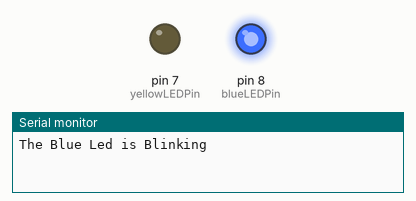
Simulated run of this sketch. Board: Arduino Uno, built with avr-gcc and run on an emulated ATmega328P. Parts: output pins drawn as LEDs (lit = HIGH), the last lines printed to the serial monitor.

Above: at 0.1 s.
At 3.1 s:
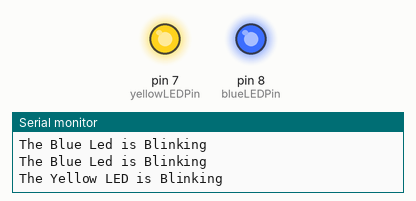
Timing chart, 0 to 4.6 s (numbered marks = the images above):
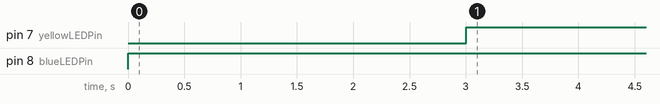

The sketch:

JT_test.ino
```cpp
int blueLEDPin = 8;
int yellowLEDPin = 7;
int blueOnTime = 250;
int blueOffTime = 250;
int yellowOnTime = 250;
int yellowOffTime = 250;
int numYellowBlinks = 5;
int numBlueBlinks = 5;
String blueMessage="The Blue Led is Blinking";
String yellowMessage="The Yellow LED is Blinking";
void setup() {
  // put your setup code here, to run once:
Serial.begin(9600);
pinMode(blueLEDPin, OUTPUT);
pinMode(yellowLEDPin, OUTPUT);
}

void loop() {
  // put your main code here, to run repeatedly:
for(int x=0; x <= 5; x++){
  digitalWrite(blueLEDPin, HIGH);
  Serial.println(blueMessage);
  delay(blueOnTime);
  digitalWrite,(blueLEDPin, LOW);
  delay(blueOffTime);

}
for(int x=0; x <= 5; x++){
  digitalWrite(yellowLEDPin, HIGH);
  Serial.println(yellowMessage);
  delay(yellowOnTime);
  digitalWrite,(yellowLEDPin, LOW);
  delay(yellowOffTime);
}
}
\
```

Measured:
- by itself, pin 7 (yellowLEDPin): LOW → HIGH at 3.0 s
- by itself, pin 8 (blueLEDPin): LOW → HIGH at 0.00 s
